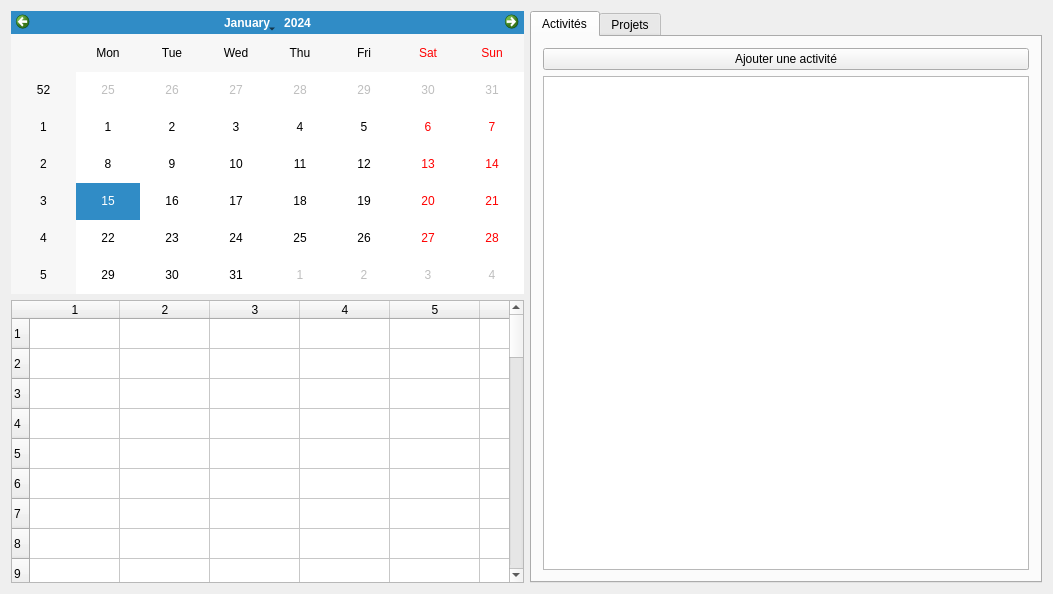
<?xml version="1.0" encoding="UTF-8"?>
<ui version="4.0">
 <class>MainWindow</class>
 <widget class="QMainWindow" name="MainWindow">
  <property name="geometry">
   <rect>
    <x>0</x>
    <y>0</y>
    <width>1053</width>
    <height>594</height>
   </rect>
  </property>
  <property name="sizePolicy">
   <sizepolicy hsizetype="Maximum" vsizetype="Maximum">
    <horstretch>0</horstretch>
    <verstretch>0</verstretch>
   </sizepolicy>
  </property>
  <property name="windowTitle">
   <string>Projet Calendar</string>
  </property>
  <property name="windowIcon">
   <iconset resource="icons/iconsressourcefile.qrc">
    <normaloff>:/office-calendar.svg</normaloff>:/office-calendar.svg</iconset>
  </property>
  <widget class="QWidget" name="centralWidget">
   <property name="minimumSize">
    <size>
     <width>1053</width>
     <height>0</height>
    </size>
   </property>
   <layout class="QHBoxLayout" name="horizontalLayout">
    <item>
     <layout class="QVBoxLayout" name="verticalLayout">
      <item>
       <widget class="QCalendarWidget" name="calendrier"/>
      </item>
      <item>
       <widget class="QTableWidget" name="vueHebdomadaire">
        <property name="horizontalScrollBarPolicy">
         <enum>Qt::ScrollBarAlwaysOff</enum>
        </property>
        <property name="sizeAdjustPolicy">
         <enum>QAbstractScrollArea::AdjustIgnored</enum>
        </property>
        <property name="autoScroll">
         <bool>true</bool>
        </property>
        <property name="editTriggers">
         <set>QAbstractItemView::NoEditTriggers</set>
        </property>
        <property name="showDropIndicator" stdset="0">
         <bool>false</bool>
        </property>
        <property name="alternatingRowColors">
         <bool>false</bool>
        </property>
        <property name="selectionMode">
         <enum>QAbstractItemView::SingleSelection</enum>
        </property>
        <property name="showGrid">
         <bool>true</bool>
        </property>
        <property name="rowCount">
         <number>48</number>
        </property>
        <property name="columnCount">
         <number>7</number>
        </property>
        <attribute name="horizontalHeaderVisible">
         <bool>true</bool>
        </attribute>
        <attribute name="horizontalHeaderCascadingSectionResizes">
         <bool>false</bool>
        </attribute>
        <attribute name="horizontalHeaderDefaultSectionSize">
         <number>90</number>
        </attribute>
        <attribute name="horizontalHeaderHighlightSections">
         <bool>true</bool>
        </attribute>
        <attribute name="verticalHeaderVisible">
         <bool>true</bool>
        </attribute>
        <row/>
        <row/>
        <row/>
        <row/>
        <row/>
        <row/>
        <row/>
        <row/>
        <row/>
        <row/>
        <row/>
        <row/>
        <row/>
        <row/>
        <row/>
        <row/>
        <row/>
        <row/>
        <row/>
        <row/>
        <row/>
        <row/>
        <row/>
        <row/>
        <row/>
        <row/>
        <row/>
        <row/>
        <row/>
        <row/>
        <row/>
        <row/>
        <row/>
        <row/>
        <row/>
        <row/>
        <row/>
        <row/>
        <row/>
        <row/>
        <row/>
        <row/>
        <row/>
        <row/>
        <row/>
        <row/>
        <row/>
        <row/>
        <column/>
        <column/>
        <column/>
        <column/>
        <column/>
        <column/>
        <column/>
       </widget>
      </item>
     </layout>
    </item>
    <item>
     <layout class="QVBoxLayout" name="verticalLayout_2">
      <item>
       <widget class="QTabWidget" name="tabWidget">
        <property name="tabShape">
         <enum>QTabWidget::Rounded</enum>
        </property>
        <property name="currentIndex">
         <number>0</number>
        </property>
        <property name="elideMode">
         <enum>Qt::ElideNone</enum>
        </property>
        <widget class="QWidget" name="widget">
         <property name="sizePolicy">
          <sizepolicy hsizetype="Maximum" vsizetype="Preferred">
           <horstretch>0</horstretch>
           <verstretch>0</verstretch>
          </sizepolicy>
         </property>
         <attribute name="icon">
          <iconset resource="icons/iconsressourcefile.qrc">
           <normaloff>:/pink-document-open.svg</normaloff>:/pink-document-open.svg</iconset>
         </attribute>
         <attribute name="title">
          <string>Activités</string>
         </attribute>
         <layout class="QVBoxLayout" name="verticalLayout_3">
          <item>
           <widget class="QPushButton" name="ajouterActivite">
            <property name="text">
             <string>Ajouter une activité</string>
            </property>
            <property name="icon">
             <iconset resource="icons/iconsressourcefile.qrc">
              <normaloff>:/add.svg</normaloff>:/add.svg</iconset>
            </property>
           </widget>
          </item>
          <item>
           <widget class="QListWidget" name="listeActivites"/>
          </item>
         </layout>
        </widget>
        <widget class="QWidget" name="tab_2">
         <property name="sizePolicy">
          <sizepolicy hsizetype="Maximum" vsizetype="Preferred">
           <horstretch>0</horstretch>
           <verstretch>0</verstretch>
          </sizepolicy>
         </property>
         <attribute name="icon">
          <iconset resource="icons/iconsressourcefile.qrc">
           <normaloff>:/yellow-document-open.svg</normaloff>:/yellow-document-open.svg</iconset>
         </attribute>
         <attribute name="title">
          <string>Projets</string>
         </attribute>
         <layout class="QVBoxLayout" name="verticalLayout_4">
          <item>
           <widget class="QPushButton" name="ajouterProjet">
            <property name="text">
             <string>Ajouter un projet</string>
            </property>
            <property name="icon">
             <iconset resource="icons/iconsressourcefile.qrc">
              <normaloff>:/add.svg</normaloff>:/add.svg</iconset>
            </property>
           </widget>
          </item>
          <item>
           <widget class="QListWidget" name="listeProjets"/>
          </item>
         </layout>
        </widget>
       </widget>
      </item>
     </layout>
    </item>
   </layout>
  </widget>
 </widget>
 <layoutdefault spacing="6" margin="11"/>
 <resources>
  <include location="icons/iconsressourcefile.qrc"/>
 </resources>
 <connections/>
</ui>
